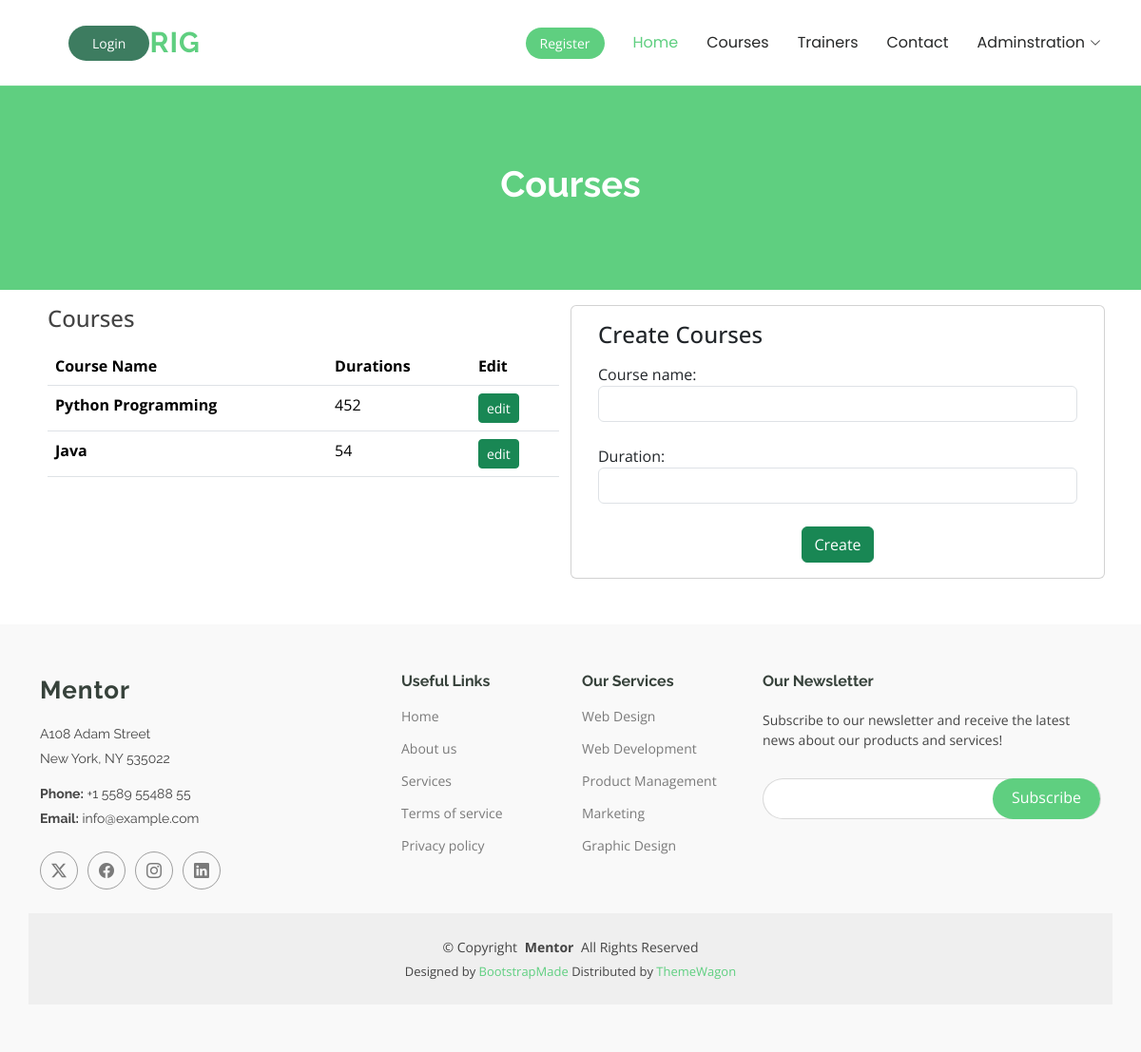
Page /courses/ on the earlier database version.
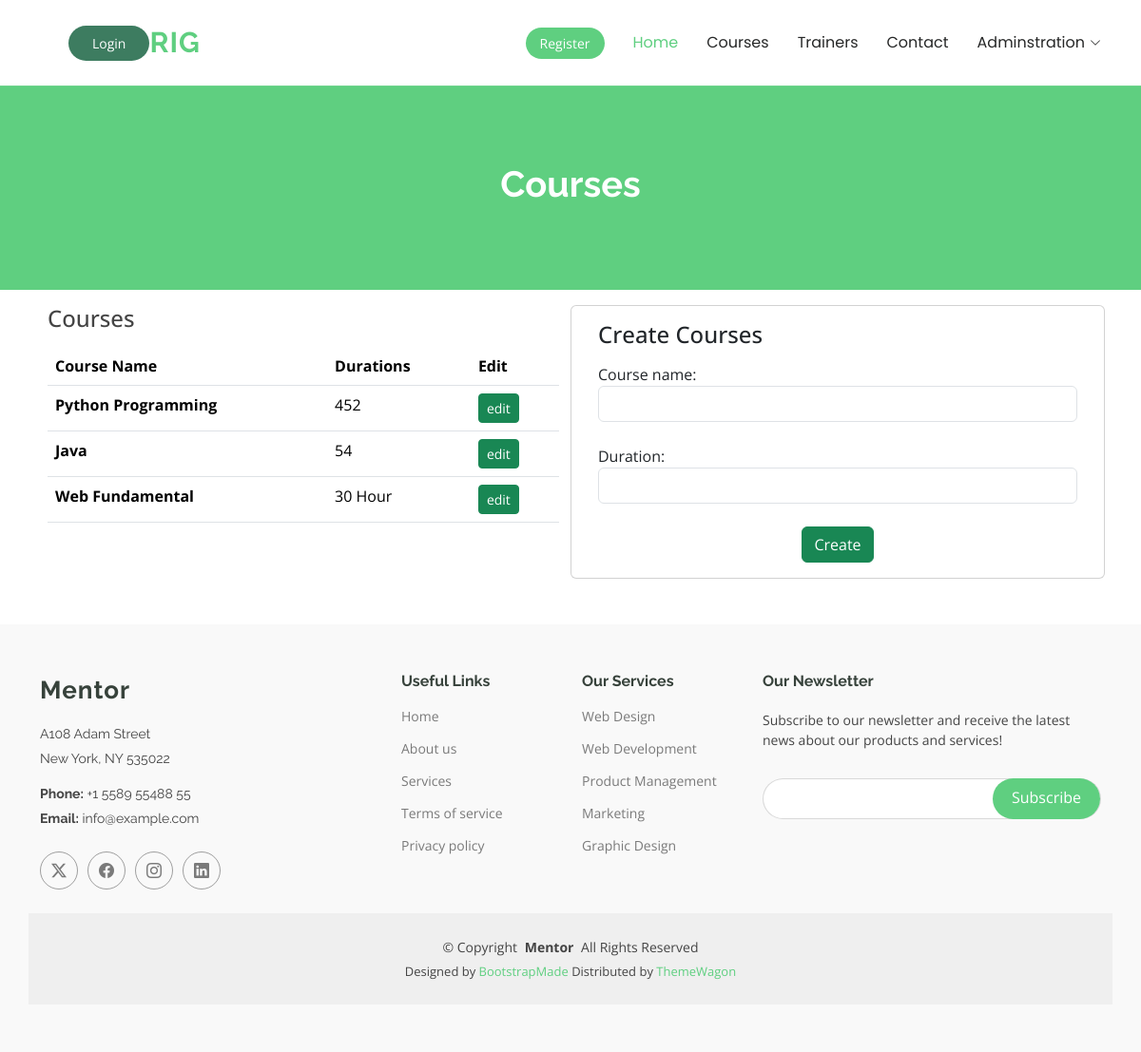
Same page on the later database version.
### myapp/models.py (models this page shows, shortened)
class Courses(models.Model):
    image = models.ImageField(upload_to='course_photo', blank=True, null=True)
    course_name = models.CharField(max_length=255)
    duration = models.CharField(max_length=255)
    description = models.TextField(blank=True, null=True)
    created_at = models.DateTimeField(auto_now_add=True)
    updated_at = models.DateTimeField(auto_now=True)

### myapp/views.py (the view, shortened to what this page needs)
# urls.py: path('courses/', CoursesView.as_view(), name='CoursesView'),
class CoursesView(View):
    def get(self, request):
        fm = CourseCreateForm()
        courses = Courses.objects.all()
        context = {'fm':fm, 'courses':courses}
        return render(request, 'CoursesView.html', context)

### myapp/forms.py
class CourseCreateForm(forms.ModelForm):
    class Meta:
        model = Courses
        fields = ['course_name', 'duration']
        widgets = {
            'course_name': forms.TextInput(attrs={'class': 'form-control'}),
            'duration': forms.TextInput(attrs={'class': 'form-control'}),
        }

### templates/CoursesView.html (shortened to what this page needs)
{% extends 'base.html' %}
{% load static %}
{% block content %}
<main class="main">
    <div class="page-title" data-aos="fade">
      <div class="heading">
        <div class="container">
          <div class="row d-flex justify-content-center text-center">
            <div class="col-lg-8">
              <h1>Courses </h1>
            </div>
          </div>
        </div>
      </div>
    </div>
    <section id="contact" class="contact section">
      <div class="container" data-aos="fade-up" data-aos-delay="100">
        <div class="row gy-4 p-2">
          <div class="col-lg-6">
            <div class="mb-3 h4">Courses</div>
            <table class="table">
                <thead>
                  <tr>
                    <th scope="col">Course Name</th>
                    <th scope="col">Durations</th>
                    <th scope="col">Edit</th>
                  </tr>
                </thead>
                <tbody>
                    {% for i in courses %}
                  <tr>
                    <th scope="row"> {{i.course_name}}</th>
                    <td>{{i.duration}}</td>
                    <td><a href="#" class="btn btn-sm btn-success">edit</a></td>
                  </tr>
                  {% endfor %}
                </tbody>
              </table>
          </div>
          <div class="col-lg-6 card">
            <div class="card-body">
                <div class="card-title h4 mb-3">Create Courses</div>
            <form action="{% url 'CoursesView' %}" method="post" class="php-email-form1" enctype="multipart/form-data">{% csrf_token %}
              <div class="row gy-4">
                {{fm}}
                <div class="col-md-12 text-center">
                  <button type="submit" class="btn btn-success">Create</button>
                </div>
              </div>
            </form>
        </div>
          </div>
        </div>
      </div>
    </section>
  </main>
{% endblock content %}

Differences in the rows shown:
added Courses: course_name "Web Fundamental", duration "30 Hour"
